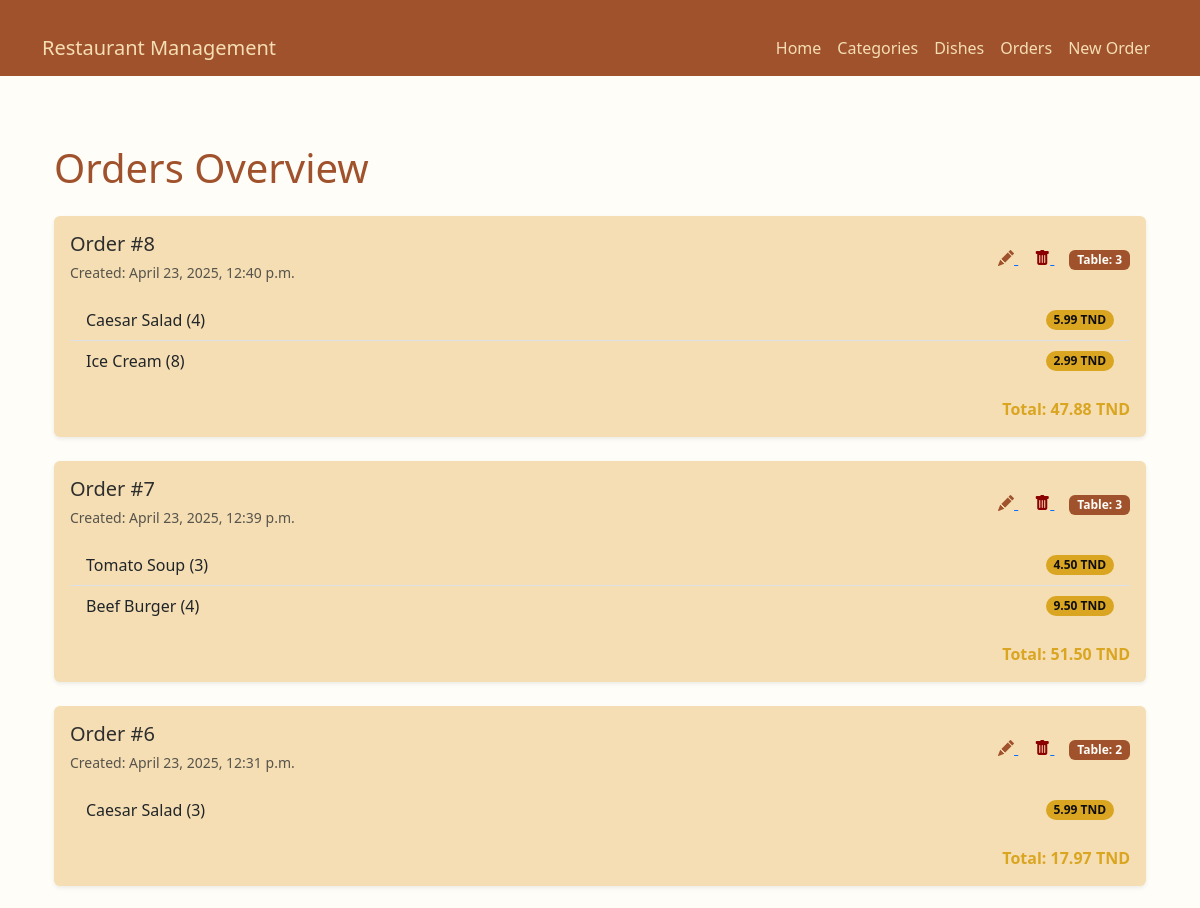
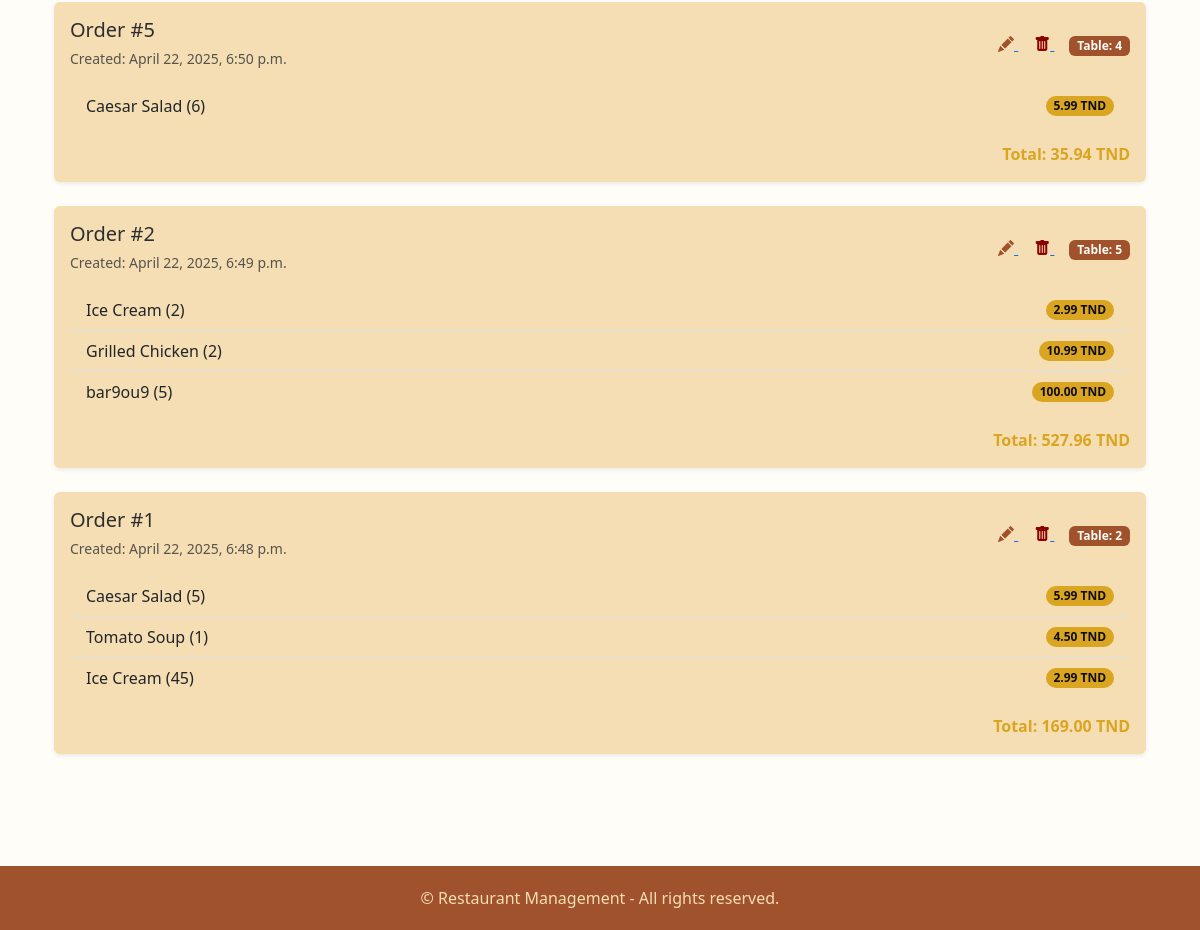
The app's page /orders/, older data (2 pictures, top to bottom).
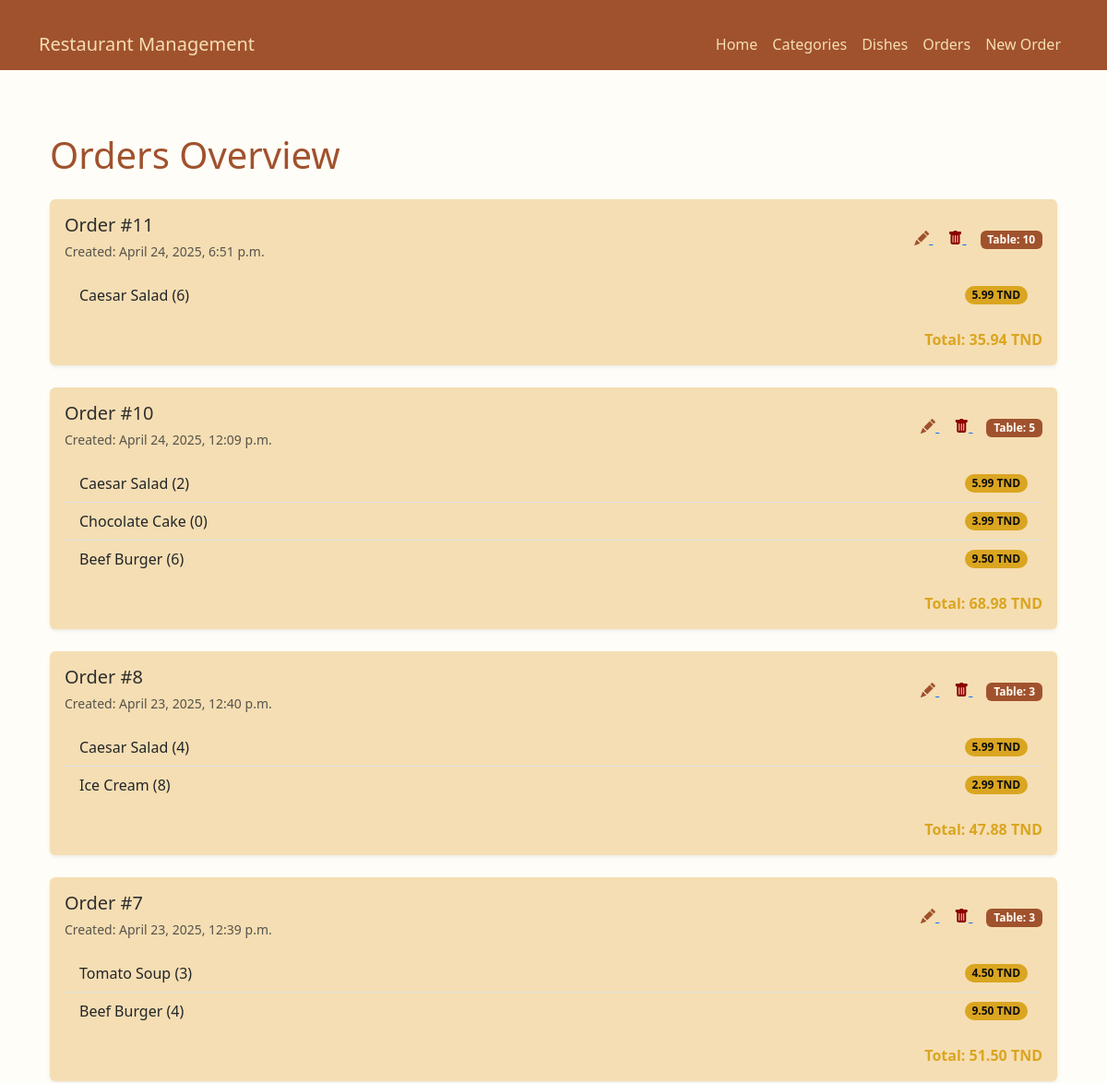
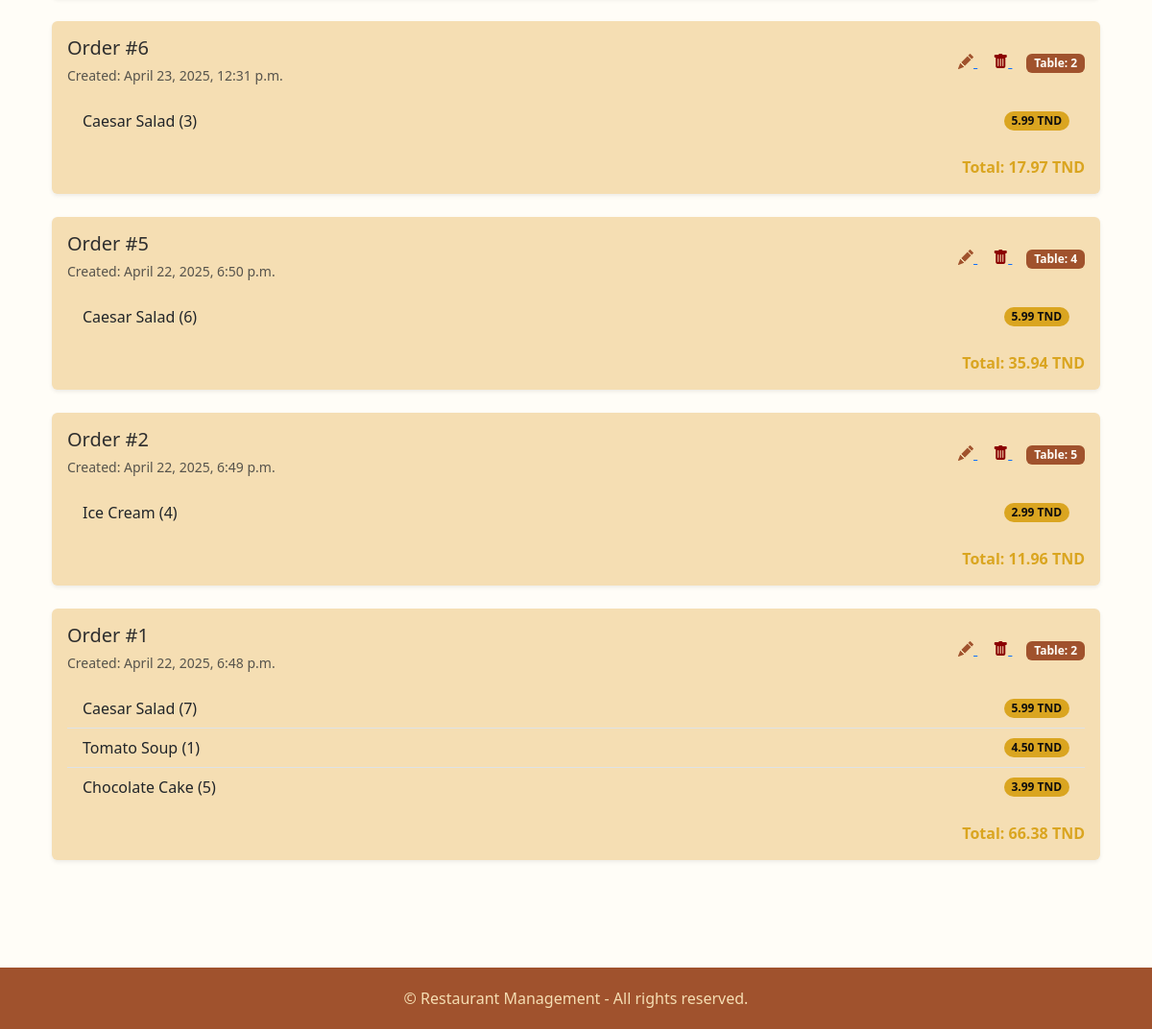
The same page, newer data (2 pictures, top to bottom).
### menu/models.py (models this page shows, shortened)
class Order(models.Model):
    table_number = models.IntegerField()
    created_at = models.DateTimeField(auto_now_add=True)
    def total_cost(self):
        return sum(item.dish.price * item.quantity for item in self.items.all())

class OrderItem(models.Model):
    order = models.ForeignKey(Order, on_delete=models.CASCADE, related_name='items')
    dish = models.ForeignKey(Dish, on_delete=models.CASCADE)
    quantity = models.PositiveIntegerField()

class Dish(models.Model):
    name = models.CharField(max_length=100)
    price = models.DecimalField(max_digits=6, decimal_places=2)
    description = models.TextField(blank=True)
    image = models.ImageField(upload_to='dish_images/', blank=True, null=True)
    category = models.ForeignKey(Category, on_delete=models.CASCADE, related_name='dishes')

### menu/views.py (the view)
# urls.py: path('orders/', views.OrderListView.as_view(), name='order_list'),
class OrderListView(ListView):
    model = Order
    template_name = 'menu/order_list.html'
    context_object_name = 'orders'
    def get_queryset(self):
        return Order.objects.all().order_by('-created_at')

### menu/templates/menu/order_list.html
{% extends 'menu/base.html' %}
{% load static %}
{% block content %}
<div class="container my-4">
    <h1 class="mb-4" style="color: #A0522D;">Orders Overview</h1>
    <div class="row">
        {% for order in orders %}
        <div class="col-md-12">
            <div class="card mb-4 shadow-sm border-0" style="background-color: #F5DEB3;">
                <div class="card-body">
                    <div class="d-flex justify-content-between align-items-center mb-3">
                        <div>
                            <h5 class="card-title mb-1" style="color: #2E2E2E;">Order #{{ order.id }}</h5>
                            <small class="text-muted">Created: {{ order.created_at }}</small>
                        </div>
                        <div>
                            <a href="{% url 'order_edit' order.id %}" class="me-3" title="Modify Order">
                                <i class="bi bi-pencil-fill" style="color: #A0522D;"></i>
                            </a>
                            <a href="{% url 'order_delete' order.id %}" title="Delete Order">
                                <i class="bi bi-trash-fill" style="color: #8B0000;"></i>
                            </a>
                            <span class="badge" style="background-color: #A0522D; color: #FFFDF7; margin-left: 15px;">
                                Table: {{ order.table_number }}
                            </span>
                        </div>
                    </div>
                    <ul class="list-group list-group-flush">
                        {% for item in order.items.all %}
                        <li class="list-group-item d-flex justify-content-between align-items-center"
                            style="background-color: #F5DEB3;">
                            <span>{{ item.dish.name }} ({{ item.quantity }})</span>
                            <span class="badge rounded-pill" style="background-color: #DAA520; color: rgb(15, 14, 14);">
                                {{ item.dish.price }} TND
                            </span>
                        </li>
                        {% endfor %}
                    </ul>
                    <div class="mt-3 fw-bold text-end" style="color: #DAA520;">
                        Total: {{ order.total_cost }} TND
                    </div>
                </div>
            </div>
        </div>
        {% endfor %}
    </div>
</div>
{% endblock %}

### menu/templates/menu/base.html (shortened to what this page needs)
<!DOCTYPE html>
<html>
<head>
    <link href="https://cdn.jsdelivr.net/npm/bootstrap@5.3.0/dist/css/bootstrap.min.css" rel="stylesheet">
    <link href="https://cdn.jsdelivr.net/npm/bootstrap-icons@1.10.5/font/bootstrap-icons.css" rel="stylesheet">
</head>
<body>
<nav class="navbar navbar-expand-lg">
  <div class="container">
    <a class="navbar-brand" href="{% url 'home' %}">Restaurant Management</a>
    <div class="collapse navbar-collapse" id="navbarNav">
      <ul class="navbar-nav ms-auto">
        <li class="nav-item">
          <a class="nav-link" href="{% url 'home' %}">Home</a>
        </li>
        <li class="nav-item">
          <a class="nav-link" href="{% url 'category_list' %}">Categories</a>
        </li>
        <li class="nav-item">
          <a class="nav-link" href="{% url 'dish_list' %}">Dishes</a>
        </li>
        <li class="nav-item">
          <a class="nav-link" href="{% url 'order_list' %}">Orders</a>
        </li>
        <li class="nav-item">
          <a class="nav-link" href="{% url 'create_order' %}">New Order</a>
        </li>
      </ul>
    </div>
  </div>
</nav>
<div class="container py-4">
    {% block content %}{% endblock %}
</div>
<footer>
    &copy; {{ year }} Restaurant Management - All rights reserved.
</footer>
</body>
</html>

### menu/templates/menu/base.html (style rules this page uses)
body { background-color: #FFFDF7; color: #2E2E2E; }
.navbar { background-color: #A0522D; }
.navbar-brand, .nav-link { color: #F5DEB3 !important; }
.container { margin-top: 20px; }
footer { text-align: center; margin-top: 40px; padding: 20px 0; background-color: #A0522D; color: #F5DEB3; }

Row changes from the older to the newer data that the page shows:
removed OrderItem: dish.name "Ice Cream", quantity "45", dish.price "2.99", shown under Order "April 22, 2025, 6:48 p.m."
added Order: id "11", created_at "April 24, 2025, 6:51 p.m.", table_number "10", total_cost "35.94"
added OrderItem: dish.name "Caesar Salad", quantity "6", dish.price "5.99", shown under "11"
added Order: id "10", created_at "April 24, 2025, 12:09 p.m.", table_number "5", total_cost "68.98", OrderItem (dish.name "Caesar Salad", quantity "2", dish.price "5.99")
added OrderItem: dish.name "Chocolate Cake", quantity "0", dish.price "3.99", shown under "10"
added OrderItem: dish.name "Beef Burger", quantity "6", dish.price "9.50", shown under "10"
changed Order "April 22, 2025, 6:49 p.m.": total_cost "527.96" → "11.96"; loses OrderItem (dish.name "Grilled Chicken", quantity "2", dish.price "10.99"); loses OrderItem (dish.name "bar9ou9", quantity "5", dish.price "100.00")
changed OrderItem (number 11 of 14 on the later page): quantity "2" → "4"
changed Order "April 22, 2025, 6:48 p.m.": gains OrderItem (dish.name "Chocolate Cake", quantity "5", dish.price "3.99"); total_cost "169.00" → "66.38"
changed OrderItem (number 12 of 14 on the later page): quantity "5" → "7"
